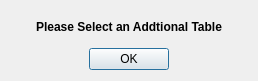
<?xml version="1.0" encoding="UTF-8"?>
<ui version="4.0">
 <class>strtAdminAlert</class>
 <widget class="QDialog" name="strtAdminAlert">
  <property name="geometry">
   <rect>
    <x>0</x>
    <y>0</y>
    <width>258</width>
    <height>81</height>
   </rect>
  </property>
  <property name="windowTitle">
   <string>Dialog</string>
  </property>
  <layout class="QGridLayout" name="gridLayout">
   <item row="0" column="0">
    <widget class="QLabel" name="label_2">
     <property name="font">
      <font>
       <weight>75</weight>
       <italic>false</italic>
       <bold>true</bold>
      </font>
     </property>
     <property name="text">
      <string>Please Select an Addtional Table</string>
     </property>
     <property name="alignment">
      <set>Qt::AlignCenter</set>
     </property>
    </widget>
   </item>
   <item row="1" column="0">
    <layout class="QHBoxLayout" name="horizontalLayout">
     <item>
      <spacer name="horizontalSpacer">
       <property name="orientation">
        <enum>Qt::Horizontal</enum>
       </property>
       <property name="sizeHint" stdset="0">
        <size>
         <width>40</width>
         <height>20</height>
        </size>
       </property>
      </spacer>
     </item>
     <item>
      <widget class="QPushButton" name="cancelPushButton">
       <property name="text">
        <string>OK</string>
       </property>
      </widget>
     </item>
     <item>
      <spacer name="horizontalSpacer_2">
       <property name="orientation">
        <enum>Qt::Horizontal</enum>
       </property>
       <property name="sizeHint" stdset="0">
        <size>
         <width>40</width>
         <height>20</height>
        </size>
       </property>
      </spacer>
     </item>
    </layout>
   </item>
  </layout>
 </widget>
 <resources/>
 <connections/>
</ui>
